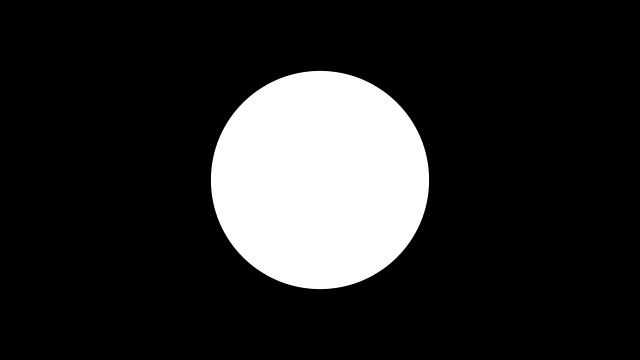
Frame 1 (no input)
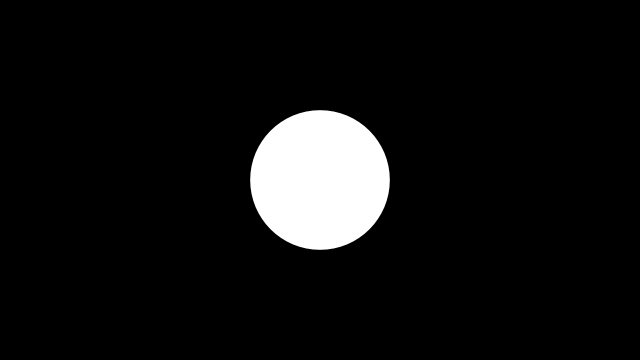
Frame 60 (the mouse pressed at the canvas centre just before this capture)
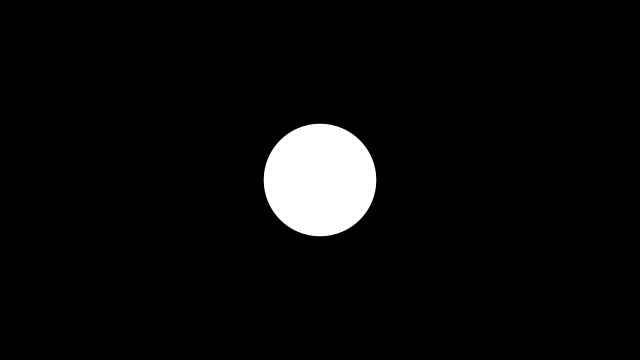
Frame 120 (the mouse held since frame 60 and released just before this capture)

The Processing sketch that drew these frames (run headless with seeded random() and noise(); from frame 60 on, the mouse is pressed at the canvas centre):

// Processing sketch: ex6_perlin_noise_size
// ── ex6_perlin_noise_size.pde
/*
  Exercise 4 - Levy Flight.
  
  Random walkers return to previously visited locations many times 
  (this is known as “oversampling”). One strategy to avoid such a 
  problem is to, every so often, take a very large step. This allows 
  the walker to forage randomly around a specific location while 
  periodically jumping very far away to reduce the amount of 
  oversampling. This variation on the random walk (known as a Lévy 
  flight) requires a custom set of probabilities. 
  eg: The longer the step, the less likely it is to be picked; the 
  shorter the step, the more likely.
  
  In this case, the walker has a 1% chance of taking a large step.
*/

Grower g;

void setup() {
  size(640,360);
  g = new Grower();
}

void draw() {
  background(0);
  g.step();
  g.display();
}

// ── Grower.pde
class Grower {
 float x, y, t, d;
 
 Grower() {
  x = width/2;
  y = height/2;
  t = 0;
  d = 20;
 }  
 
 void display() {
   noStroke();
   fill(255);
   ellipse(x,y,d,d);
 }
 
 void step() {
   d = map(noise(t), 0, 1, 0, height);
   t += 0.1;
 }
}
